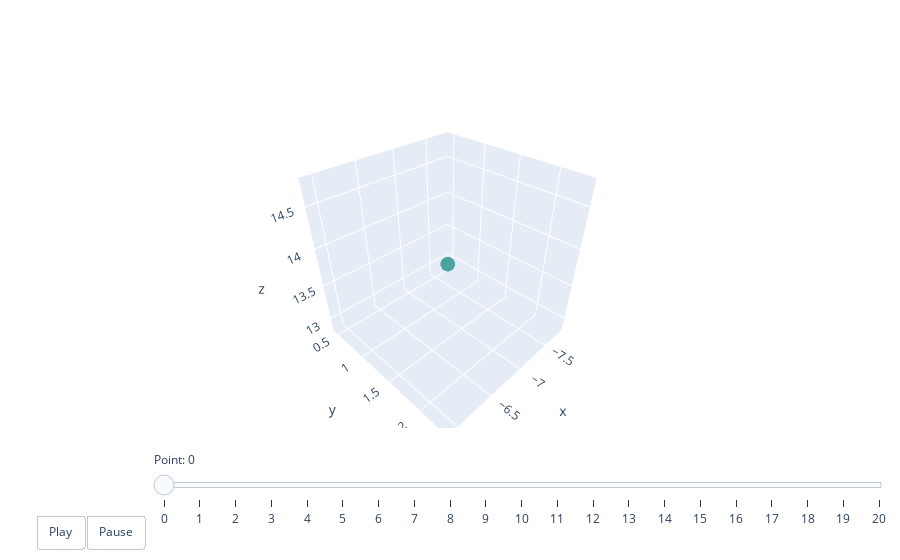

Source (notebook cell):
### Code cell
fig = go.Figure(
    data=[go.Scatter3d(
        x=[z_embed[0, 0]],
        y=[z_embed[0, 1]],
        z=[z_embed[0, 2]],
        mode='markers',
        marker=dict(
            size=5,
            color=[z_embed[0, 2]],  # Color points by the third PCA component
            colorscale='Viridis',
            opacity=0.8,
        ),
    )]
)
frames = [
    go.Frame(
        data=[go.Scatter3d(
            x=z_embed[:k+1, 0],
            y=z_embed[:k+1, 1],
            z=z_embed[:k+1, 2],
            mode='lines',
            marker=dict(
                size=5,
                color=z_embed[:k+1, 2],
                colorscale='Viridis',
                opacity=0.8,
            )
        )]
    )
    for k in range(1, len(z_embed))
]

fig.frames = frames

# Add buttons that add functionality to animate
fig.update_layout(
    updatemenus=[
        {
            "buttons": [
                {
                    "args": [None, {"frame": {"duration": 500, "redraw": True}, "fromcurrent": True}],
                    "label": "Play",
                    "method": "animate"
                },
                {
                    "args": [[None], {"frame": {"duration": 0, "redraw": True}, "mode": "immediate", "transition": {"duration": 0}}],
                    "label": "Pause",
                    "method": "animate"
                }
            ],
            "direction": "left",
            "pad": {"r": 10, "t": 87},
            "showactive": False,
            "type": "buttons",
            "x": 0.1,
            "xanchor": "right",
            "y": 0,
            "yanchor": "top"
        }
    ],
    sliders=[{
        'steps': [{'args': [[f.name], {'frame': {'duration': 0, 'redraw': True}, 'mode': 'immediate'}],
                   'label': str(k),
                   'method': 'animate'}
                  for k, f in enumerate(fig.frames)],
        'transition': {'duration': 300},
        'x': 0.1,
        'xanchor': 'left',
        'y': 0,
        'yanchor': 'top',
        'currentvalue': {'visible': True, 'prefix': 'Point: '}
    }]
)

# Show the figure
fig.show()

### Figure 1 — Plotly figure (JSON) as saved in the notebook; plotly's stock layout.template omitted (floating-point values rounded to 4 significant figures)
{"data": [{"marker": {"color": [13.81], "colorscale": [[0, "#440154"], [0.1111, "#482878"], [0.2222, "#3e4989"], [0.3333, "#31688e"], [0.4444, "#26828e"], [0.5556, "#1f9e89"], [0.6667, "#35b779"], [0.7778, "#6ece58"], [0.8889, "#b5de2b"], [1, "#fde725"]], "opacity": 0.8, "size": 5}, "mode": "markers", "type": "scatter3d", "x": [-6.862], "y": [1.389], "z": [13.81]}], "layout": {"sliders": [{"currentvalue": {"prefix": "Point: ", "visible": true}, "steps": [{"args": [[null], {"frame": {"duration": 0, "redraw": true}, "mode": "immediate"}], "label": "0", "method": "animate"}, {"args": [[null], {"frame": {"duration": 0, "redraw": true}, "mode": "immediate"}], "label": "1", "method": "animate"}, {"args": [[null], {"frame": {"duration": 0, "redraw": true}, "mode": "immediate"}], "label": "2", "method": "animate"}, {"args": [[null], {"frame": {"duration": 0, "redraw": true}, "mode": "immediate"}], "label": "3", "method": "animate"}, {"args": [[null], {"frame": {"duration": 0, "redraw": true}, "mode": "immediate"}], "label": "4", "method": "animate"}, {"args": [[null], {"frame": {"duration": 0, "redraw": true}, "mode": "immediate"}], "label": "5", "method": "animate"}, {"args": [[null], {"frame": {"duration": 0, "redraw": true}, "mode": "immediate"}], "label": "6", "method": "animate"}, {"args": [[null], {"frame": {"duration": 0, "redraw": true}, "mode": "immediate"}], "label": "7", "method": "animate"}, {"args": [[null], {"frame": {"duration": 0, "redraw": true}, "mode": "immediate"}], "label": "8", "method": "animate"}, {"args": [[null], {"frame": {"duration": 0, "redraw": true}, "mode": "immediate"}], "label": "9", "method": "animate"}, {"args": [[null], {"frame": {"duration": 0, "redraw": true}, "mode": "immediate"}], "label": "10", "method": "animate"}, {"args": [[null], {"frame": {"duration": 0, "redraw": true}, "mode": "immediate"}], "label": "11", "method": "animate"}, {"args": [[null], {"frame": {"duration": 0, "redraw": true}, "mode": "immediate"}], "label": "12", "method": "animate"}, {"args": [[null], {"frame": {"duration": 0, "redraw": true}, "mode": "immediate"}], "label": "13", "method": "animate"}, {"args": [[null], {"frame": {"duration": 0, "redraw": true}, "mode": "immediate"}], "label": "14", "method": "animate"}, {"args": [[null], {"frame": {"duration": 0, "redraw": true}, "mode": "immediate"}], "label": "15", "method": "animate"}, {"args": [[null], {"frame": {"duration": 0, "redraw": true}, "mode": "immediate"}], "label": "16", "method": "animate"}, {"args": [[null], {"frame": {"duration": 0, "redraw": true}, "mode": "immediate"}], "label": "17", "method": "animate"}, {"args": [[null], {"frame": {"duration": 0, "redraw": true}, "mode": "immediate"}], "label": "18", "method": "animate"}, {"args": [[null], {"frame": {"duration": 0, "redraw": true}, "mode": "immediate"}], "label": "19", "method": "animate"}, {"args": [[null], {"frame": {"duration": 0, "redraw": true}, "mode": "immediate"}], "label": "20", "method": "animate"}], "transition": {"duration": 300}, "x": 0.1, "xanchor": "left", "y": 0, "yanchor": "top"}], "updatemenus": [{"buttons": [{"args": [null, {"frame": {"duration": 500, "redraw": true}, "fromcurrent": true}], "label": "Play", "method": "animate"}, {"args": [[null], {"frame": {"duration": 0, "redraw": true}, "mode": "immediate", "transition": {"duration": 0}}], "label": "Pause", "method": "animate"}], "direction": "left", "pad": {"r": 10, "t": 87}, "showactive": false, "type": "buttons", "x": 0.1, "xanchor": "right", "y": 0, "yanchor": "top"}]}}
